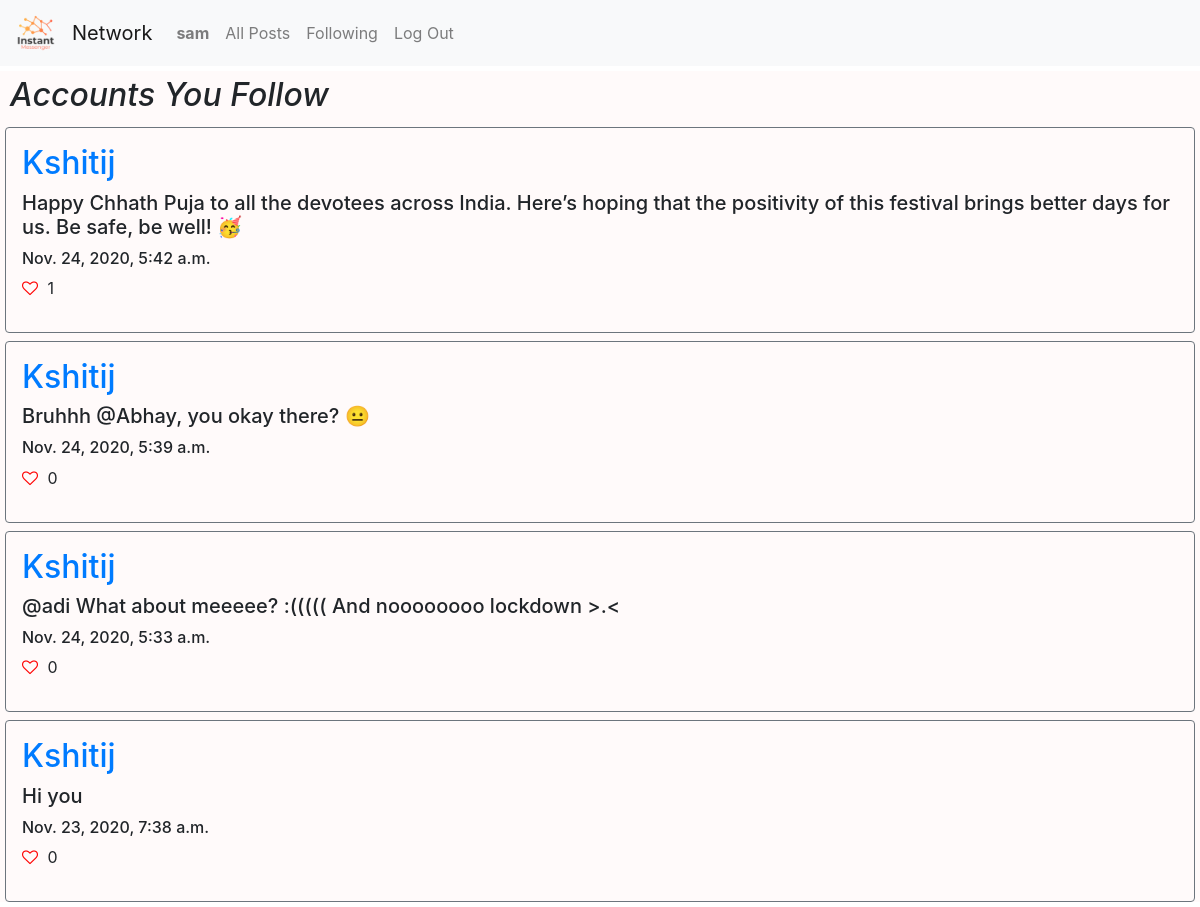
Screenshot of /following (signed in) with the database file from the repository.
### network/models.py (models this page shows, shortened)
class User(AbstractUser):
    pass

class Post(models.Model):
    user = models.ForeignKey('User', on_delete=models.CASCADE, related_name='author')
    post = models.CharField(max_length=255)
    timestamp =  models.DateTimeField(auto_now_add=True)
    likes = models.IntegerField(default=0)

### network/views.py (the view)
# urls.py: path("following", views.following, name="following"),
def following(request):
    user = request.user
    following = Follow.objects.filter(follower = user).values('following_id')
    posts = Post.objects.filter(user__in = following).order_by('-timestamp')
    for post in posts:
        post.likes = Like.objects.filter(post=post.id).count()
        post.save()
    paginator = Paginator(posts, 10)
    page_number = request.GET.get('page')
    page_obj = paginator.get_page(page_number)
    return render(request, "network/following.html", {
        "page_obj": page_obj
    })

### network/templates/network/following.html (shortened to what this page needs)
{% extends "network/layout.html" %}
{% load static %}
{% block body %}
<div style="margin: 5px;">
    <h2 style="font-style: italic; padding: 5px;"> Accounts You Follow </h2>
    {% for post in page_obj %}
        <div class="border border-secondary rounded p-3 mt-2">
            <a href="{% url 'profile' post.user.id %}"> <h2> {{ post.user }} </h2> </a>
            <h5>{{ post.post }} </h5>
            <h6 style="margin-top: 10px;"> {{ post.timestamp }}</h6>
            <i class="fa fa-heart-o" id="like-btn-{{post.id}}" onclick="like('{{ post.id }}')"></i>
            <p style="display: inline-block;" id="like-count-{{post.id}}"> {{ post.likes }} </p>
        </div>
    {% empty %}
            <h2 style="padding: 10px;"> No posts yet</h2>
    {% endfor %}
</div>
{% endblock %}

### network/templates/network/layout.html (shortened to what this page needs)
{% load static %}
<!DOCTYPE html>
<html lang="en">
    <head>
        <link rel="stylesheet" href="https://stackpath.bootstrapcdn.com/bootstrap/4.4.1/css/bootstrap.min.css">
        <link rel="stylesheet" href="https://cdnjs.cloudflare.com/ajax/libs/font-awesome/4.7.0/css/font-awesome.min.css">
        <link href="{% static 'network/styles.css' %}" rel="stylesheet">
    </head>
    <body>
        <nav class="navbar navbar-expand-lg navbar-light bg-light">
            <a class="navbar-brand" href="#"> <img src="{% static 'network/logo.png' %}" style="object-fit: cover; height: 40px;"> </a>
            <a class="navbar-brand" href="#">Network</a>
            <div>
              <ul class="navbar-nav mr-auto">
                {% if user.is_authenticated %}
                    <li class="nav-item">
                        <a class="nav-link" href="{% url 'profile' user.id %}"><strong>{{ user.username }}</strong></a>
                    </li>
                {% endif %}
                <li class="nav-item">
                  <a class="nav-link" href="{% url 'index' %}">All Posts</a>
                </li>
                {% if user.is_authenticated %}
                    <li class="nav-item">
                        <a class="nav-link" href="{% url 'following' %}">Following</a>
                    </li>
                    <li class="nav-item">
                        <a class="nav-link" href="{% url 'logout' %}">Log Out</a>
                    </li>
                {% endif %}
              </ul>
            </div>
          </nav>
        <div class="body">
            {% block body %}
            {% endblock %}
        </div>
    </body>
</html>

### network/static/network/styles.css (style rules this page uses)
.body { background-color: snow; }
.fa-heart-o { color: red; cursor: pointer; }
i { margin-right: 5px; }

### rows the page displays
User: username "sam"
Post: user "Kshitij", post "Happy Chhath Puja to all the devotees across India. Here’s hoping that the positivity of this festival brings better days for us. Be safe, be well! 🥳", timestamp "Nov. 24, 2020, 5:42 a.m.", likes "1"
Post: user "Kshitij", post "Bruhhh @Abhay, you okay there? 😐", timestamp "Nov. 24, 2020, 5:39 a.m.", likes "0"
Post: user "Kshitij", post "@adi What about meeeee? :((((( And noooooooo lockdown >.<", timestamp "Nov. 24, 2020, 5:33 a.m.", likes "0"
Post: user "Kshitij", post "Hi you", timestamp "Nov. 23, 2020, 7:38 a.m.", likes "0"
